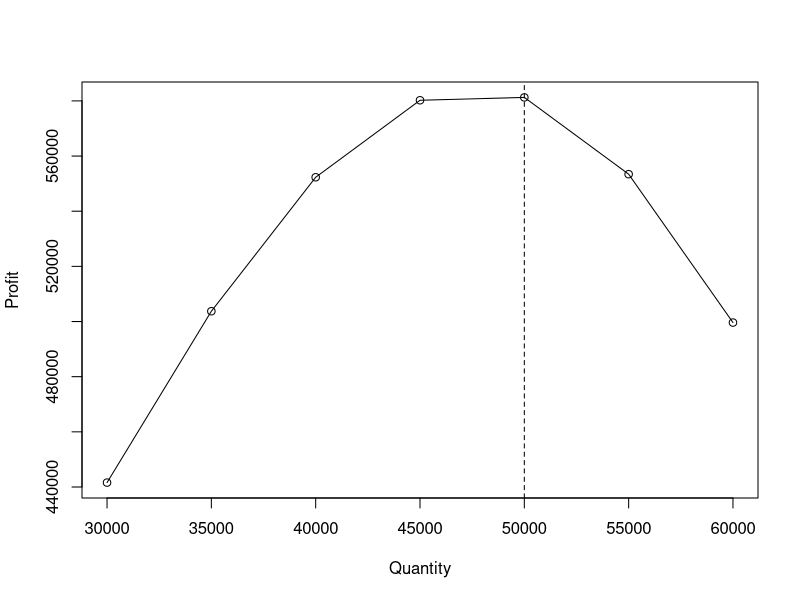

The R source for this figure:
## ---- chunk 1
knitr::opts_chunk$set(echo = TRUE)
## ---- chunk 2
#Drugs
rm(list=ls())


capacity_levels = seq(from=30000,to=60000,by = 5000)  #7 different capacity levels

set.seed(1)
sims=20000 #running 20,000 simulations

#annual demand is normally distributed mean 50,000 and SD 12,000
demand = rnorm(n=sims, mean = 50000, sd = 12000)
sum_profit = 0
initial_production_cost = c()
profit = c()
net_profit = c()

for (k in 1:sims){ #this outer for loop runs the simulations 20,000 times
      for (j in 1:7){
            initial_production_cost[j] = 16 * capacity_levels[j] #different production cost depending on what the capcity level is 
            min <- min(c(capacity_levels[j],demand[k])) #min of demand and capacity level will be the units solds
            
            for (i in 1:10){ #10 different years of profit
                  (profit[i] = 3.70 * (min) - .2 * (min) - .40 * (capacity_levels[j]))
            }
            net_profit[j] = sum(profit) - initial_production_cost[j]
      }
      sum_profit = sum_profit+net_profit
}

Profs <- matrix(data= c(capacity_levels,sum_profit/sims), nrow=7,ncol=2) #putting different profit levels into a matrix form
dimnames(Profs) <- list(NULL,c('Quantity','Profit'))
Profs
plot(Profs)
lines(Profs)
abline(v=Profs[,1][which.max(Profs[,2])],lty=2)
optimal_capacity = Profs[,1][which.max(Profs[,2])]
expected_profit = Profs[,2][which.max(Profs[,2])]

print(paste("Running 20,000 simulations, the optimal capacity is", optimal_capacity ))
print(paste("This will yield an average return of $", round(expected_profit,2)))

